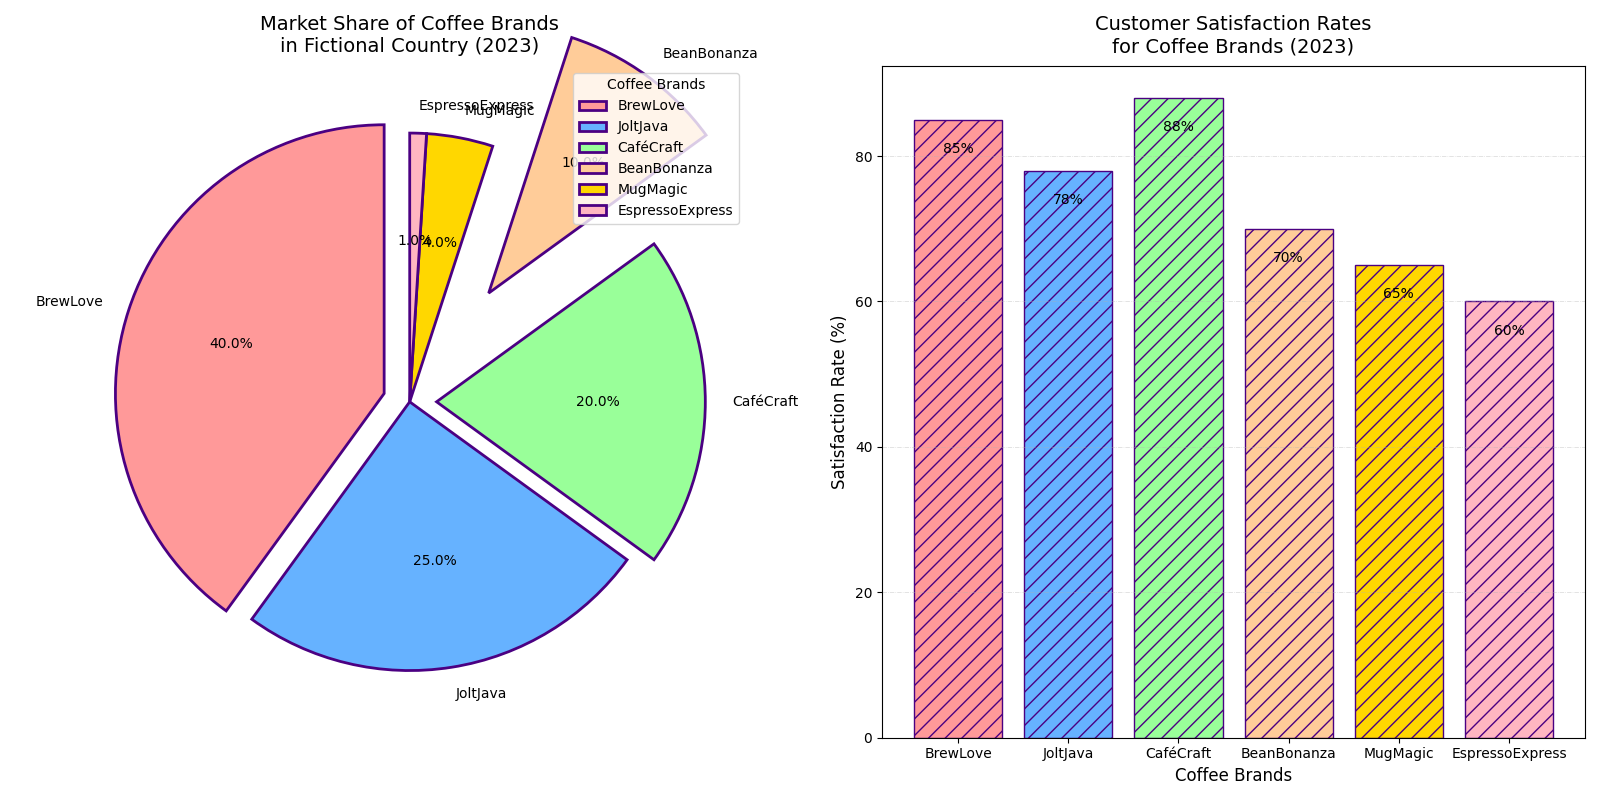

Generate this figure with Python:
import matplotlib.pyplot as plt
import numpy as np

coffee_brands = ['BrewLove', 'JoltJava', 'CaféCraft', 'BeanBonanza', 'MugMagic', 'EspressoExpress']
market_shares = [40, 25, 20, 10, 4, 1]
colors = ['#FF9999', '#66B2FF', '#99FF99', '#FFCC99', '#FFD700', '#FFB6C1']
explode = [0.1, 0, 0, 0, 0, 0]
customer_satisfaction = [85, 78, 88, 70, 65, 60]

fig, axs = plt.subplots(1, 2, figsize=(16, 8))

# Altered Pie Chart for Market Shares
wedges, texts, autotexts = axs[0].pie(
    market_shares, 
    explode=[0.1, 0, 0.1, 0.5, 0, 0], 
    labels=coffee_brands, 
    autopct='%1.1f%%', 
    startangle=90, 
    colors=colors, 
    wedgeprops={'edgecolor': '#4B0082', 'linewidth': 2.0},
    shadow=False
)

for autotext in autotexts:
    autotext.set_color('black')
    autotext.set_fontweight('normal')
    autotext.set_fontsize(10)

axs[0].set_title('Market Share of Coffee Brands\nin Fictional Country (2023)', fontsize=14, fontweight='normal', pad=10)

# Altered Bar Chart for Customer Satisfaction Rates
bars = axs[1].bar(coffee_brands, customer_satisfaction, color=colors, edgecolor='#4B0082', hatch='//')

for bar in bars:
    height = bar.get_height()
    axs[1].text(bar.get_x() + bar.get_width() / 2, height - 5, f'{height}%',
                ha='center', va='bottom', fontsize=10, fontweight='normal')

axs[1].set_title('Customer Satisfaction Rates\nfor Coffee Brands (2023)', fontsize=14, fontweight='normal', pad=10)
axs[1].set_xlabel('Coffee Brands', fontsize=12)
axs[1].set_ylabel('Satisfaction Rate (%)', fontsize=12)
axs[1].yaxis.grid(True, linestyle='-.', linewidth=0.5, alpha=0.5)

plt.tight_layout()

axs[0].legend(wedges, coffee_brands, title="Coffee Brands", loc="upper right")

plt.show()
